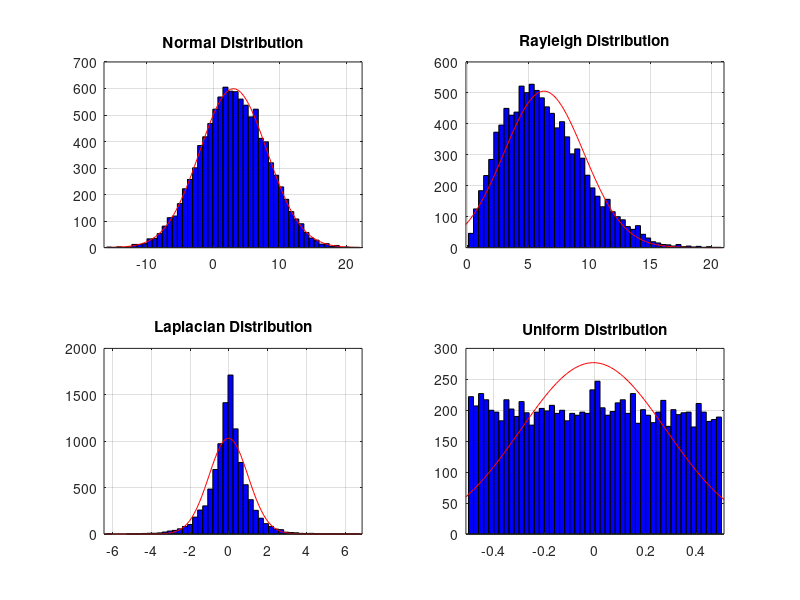
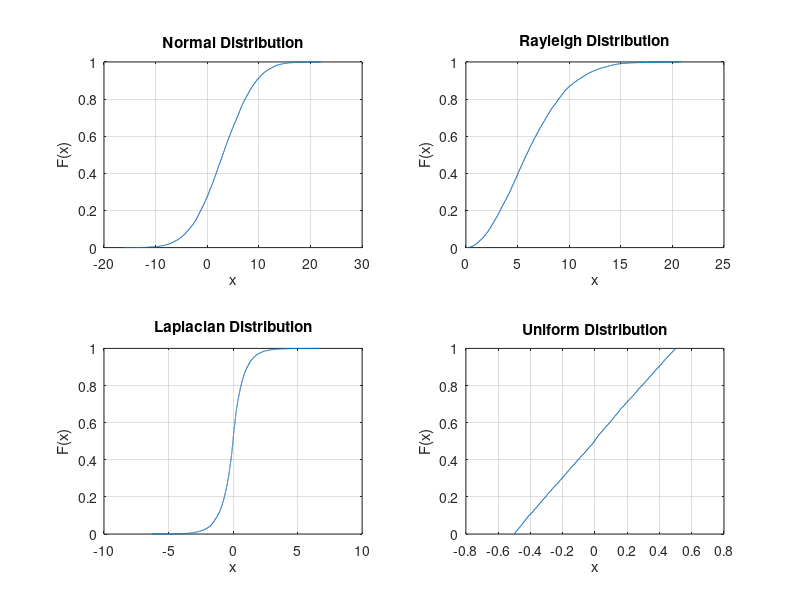
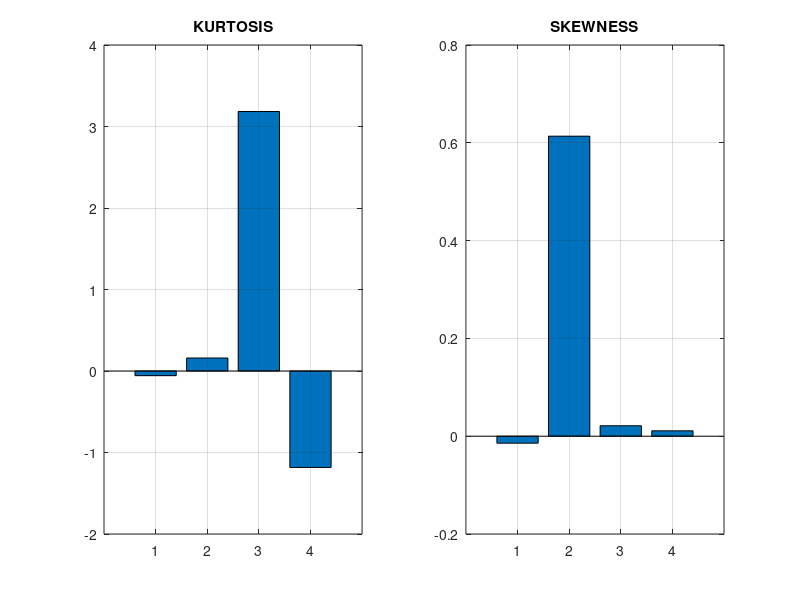
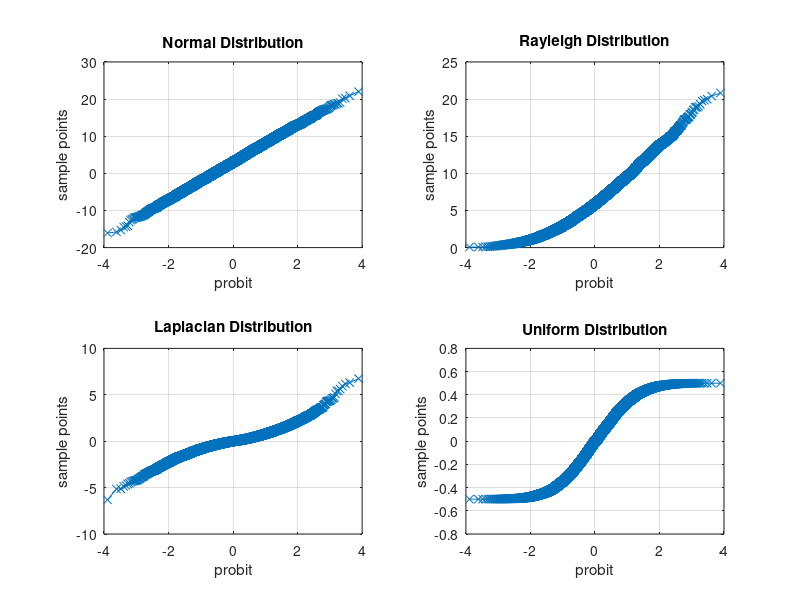

Source code (MATLAB) for these figures, in order:
%Distribuciones Sinteticas
%OPCIONES
clear
close all
i_histfit=1;                     %0 NO /1 SI: HISTOGRAMAS
i_kurskew=1;				        %0 NO /1 SI: calcula Kurtosis Y Skewness
i_cdfplot=1;				        %0 NO /1 SI: calcula cdf
i_qqplot=1;				        %0 NO /1 SI: calcula QQ-plot
%% GENERACION DE DISTRIBUCIONES
N=10000;
N_points=50; %Puntos de visualizacion de histogramas.
rand('state',sum(100*clock))

% DISTRIBUCION GAUSSIANA
Y=5*randn(1,N)+3*ones(1,N);

% DISTRIBUCION RAYLEIGH
Y_abs=abs(5*randn(1,N)+5*1i*randn(1,N));

% DISTRIBUCION UNIFORME
rand('state',sum(100*clock))
Z=rand(1,N);

% DISTRIBUCION LAPLACIANA
i_1=find(Z<0.5);
i_2=find(Z>0.5);
Z_Lap(i_1)=sqrt(0.5)*log(2*Z(i_1));
Z_Lap(i_2)=-sqrt(0.5)*log(2*(1-Z(i_2)));

Z=Z-0.5; %Se elimina la media de la uniforme.

% MATRIZ DE DISTRIBUCIONES
XX=[Y;Y_abs;Z_Lap;Z];

%% HISTOGRAMAS
if i_histfit==1
    figure('name','Histogramas')
    subplot(2,2,1)
    histfit(Y,N_points)
    title('Normal Distribution')
    grid
    subplot(2,2,2)
    histfit(Y_abs,N_points)
    title('Rayleigh Distribution')
    grid
    subplot(2,2,3)
    histfit(Z_Lap,N_points)
    title('Laplacian Distribution')
    grid
    subplot(2,2,4)
    histfit(Z,N_points)
    title('Uniform Distribution')
    grid
end


%% cdfplot
if i_cdfplot==1
    figure('name','cdfplot')
    subplot(2,2,1)
    cdfplot(Y)
    title('Normal Distribution')
    subplot(2,2,2)
    cdfplot(Y_abs)
    title('Rayleigh Distribution')
    subplot(2,2,3)
    cdfplot(Z_Lap)
    title('Laplacian Distribution')
    subplot(2,2,4)
    cdfplot(Z)
    title('Uniform Distribution')
end

%% KURTOSIS-SKEWNESS
if i_kurskew==1
    figure('name','KURTOSIS-SKEWNESS')
    subplot(1,2,1)
    bar(kurtosis(XX')-3)
    grid
    title('KURTOSIS')
    subplot(1,2,2)
    bar(skewness(XX'))
    grid
    title('SKEWNESS')
end

%% PLOTNORM
if i_qqplot==1
    % Es como el norm plot
    % pero perimite comparar dos distribuciones diferentes entre si
    figure('name','qqplot=normplot')
    subplot(2,2,1)
    qqplot(Y)
    grid
    title('Normal Distribution')
    subplot(2,2,2)
    qqplot(Y_abs)
    grid
    title('Rayleigh Distribution')
    subplot(2,2,3)
    qqplot(Z_Lap)
    grid
    title('Laplacian Distribution')
    subplot(2,2,4)
    qqplot(Z)
    grid
    title('Uniform Distribution')
end